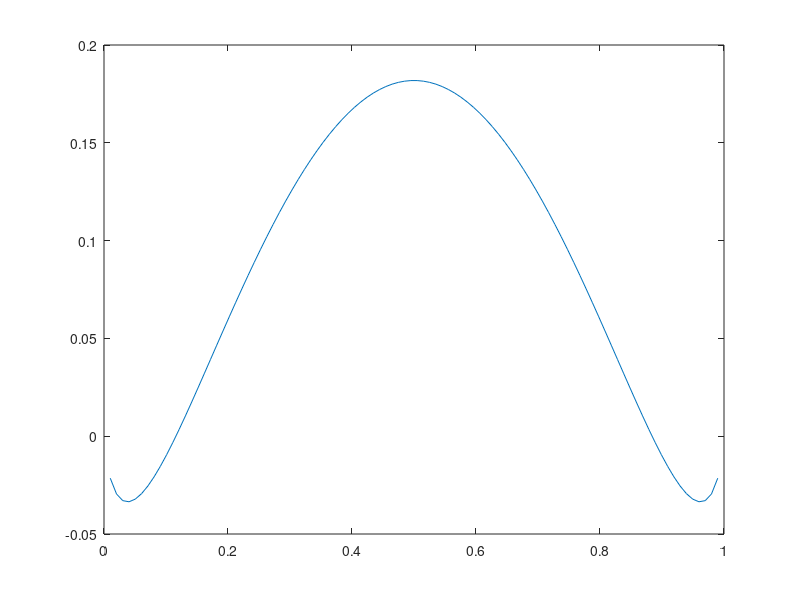

MATLAB code for this plot:


%plot of f(x) in interval (0,1)
x=linspace(0,1);
y=3.5.*x.*(1-x)+[x.*log(x)+(1-x).*log(1-x)];
plot(x,y);


%for roots of f'(x)


%for 1 st root

n=30;

x0=0.01;
tol=10^-15;
f=@(x) log(x) - log(1 - x) - 7*x + 7/2;
f1=@(x)1/x - 1/(x - 1) - 7;
x=x0;
    for i=1:n
            x=x-f(x)/f1(x);
    end
    xn=x;
    a=f(xn);
    r=abs(a-0);
    if r>tol
        warning('Desired accuracy not achieved.')
    end

fprintf('The 1 st root is %f.\n\n',xn);


%for 2 nd root
n=30;

x0=0.6;
tol=10^-15;
f=@(x) log(x) - log(1 - x) - 7*x + 7/2;
f1=@(x)1/x - 1/(x - 1) - 7;
x=x0;
    for i=1:n
            x=x-f(x)/f1(x);
    end
    xn=x;
    a=f(xn);
    r=abs(a-0);
    if r>tol
        warning('Desired accuracy not achieved.')
    end

fprintf('The 2 st root is %f.\n\n',xn);



%for 3 rd root
n=30;

x0=0.95;
tol=10^-15;
f=@(x) log(x) - log(1 - x) - 7*x + 7/2;
f1=@(x)1/x - 1/(x - 1) - 7;
x=x0;
    for i=1:n
            x=x-f(x)/f1(x);
    end
    xn=x;
    a=f(xn);
    r=abs(a-0);
    if r>tol
        warning('Desired accuracy not achieved.')
    end

fprintf('The 3 st root is %f.\n\n',xn);


%from th graph of f'(x) we can approximately find the roots and then taking
%guess values respectively




